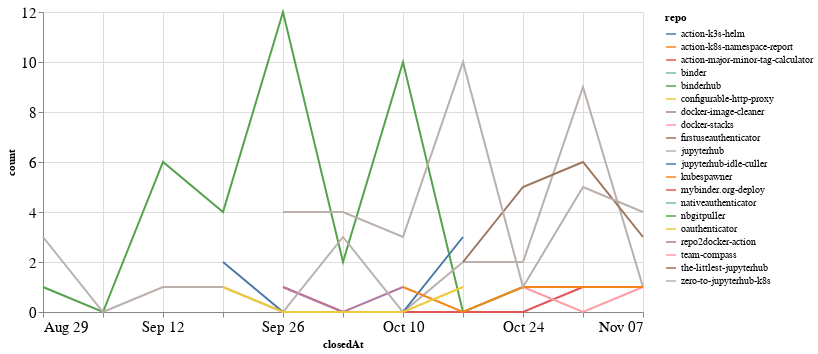

Source (notebook cell):
### Code cell
closed_by_time = closed_by.groupby('repo').resample('W', on='closedAt').count()['author'].reset_index()
closed_by_time = closed_by_time.rename(columns={'author': 'count'})

alt.Chart(closed_by_time, width=600).mark_line().encode(
    x='closedAt',
    y='count',
    color='repo',
    tooltip="repo"
)

### Figure 1 — Vega-Lite specification as saved in the notebook (floating-point values rounded to 4 significant figures)
{"config": {"axisLeft": {"labelFontSize": 15}, "axisBottom": {"labelFontSize": 15}}, "data": {"name": "data-dab6fd4503e15de18671e77ec125d8cd"}, "mark": "line", "encoding": {"color": {"type": "nominal", "field": "repo"}, "tooltip": {"type": "nominal", "field": "repo"}, "x": {"type": "temporal", "field": "closedAt"}, "y": {"type": "quantitative", "field": "count"}}, "width": 600, "$schema": "https://vega.github.io/schema/vega-lite/v4.8.1.json", "datasets": {"data-dab6fd4503e15de18671e77ec125d8cd": [{"repo": "action-k3s-helm", "closedAt": "2021-10-10T00:00:00", "count": 2}, {"repo": "action-k8s-namespace-report", "closedAt": "2021-09-26T00:00:00", "count": 1}, {"repo": "action-major-minor-tag-calculator", "closedAt": "2021-09-26T00:00:00", "count": 1}, {"repo": "action-major-minor-tag-calculator", "closedAt": "2021-10-03T00:00:00", "count": 0}, {"repo": "action-major-minor-tag-calculator", "closedAt": "2021-10-10T00:00:00", "count": 0}, {"repo": "action-major-minor-tag-calculator", "closedAt": "2021-10-17T00:00:00", "count": 0}, {"repo": "action-major-minor-tag-calculator", "closedAt": "2021-10-24T00:00:00", "count": 0}, {"repo": "action-major-minor-tag-calculator", "closedAt": "2021-10-31T00:00:00", "count": 1}, {"repo": "binder", "closedAt": "2021-10-03T00:00:00", "count": 1}, {"repo": "binderhub", "closedAt": "2021-08-29T00:00:00", "count": 1}, {"repo": "binderhub", "closedAt": "2021-09-05T00:00:00", "count": 0}, {"repo": "binderhub", "closedAt": "2021-09-12T00:00:00", "count": 6}, {"repo": "binderhub", "closedAt": "2021-09-19T00:00:00", "count": 4}, {"repo": "binderhub", "closedAt": "2021-09-26T00:00:00", "count": 12}, {"repo": "binderhub", "closedAt": "2021-10-03T00:00:00", "count": 2}, {"repo": "binderhub", "closedAt": "2021-10-10T00:00:00", "count": 10}, {"repo": "binderhub", "closedAt": "2021-10-17T00:00:00", "count": 0}, {"repo": "binderhub", "closedAt": "2021-10-24T00:00:00", "count": 1}, {"repo": "configurable-http-proxy", "closedAt": "2021-09-19T00:00:00", "count": 1}, {"repo": "docker-image-cleaner", "closedAt": "2021-09-26T00:00:00", "count": 1}, {"repo": "docker-image-cleaner", "closedAt": "2021-10-03T00:00:00", "count": 0}, {"repo": "docker-image-cleaner", "closedAt": "2021-10-10T00:00:00", "count": 1}, {"repo": "docker-stacks", "closedAt": "2021-10-24T00:00:00", "count": 1}, {"repo": "docker-stacks", "closedAt": "2021-10-31T00:00:00", "count": 0}, {"repo": "docker-stacks", "closedAt": "2021-11-07T00:00:00", "count": 1}, {"repo": "firstuseauthenticator", "closedAt": "2021-10-31T00:00:00", "count": 4}, {"repo": "jupyterhub", "closedAt": "2021-08-29T00:00:00", "count": 3}, {"repo": "jupyterhub", "closedAt": "2021-09-05T00:00:00", "count": 0}, {"repo": "jupyterhub", "closedAt": "2021-09-12T00:00:00", "count": 1}, {"repo": "jupyterhub", "closedAt": "2021-09-19T00:00:00", "count": 1}, {"repo": "jupyterhub", "closedAt": "2021-09-26T00:00:00", "count": 0}, {"repo": "jupyterhub", "closedAt": "2021-10-03T00:00:00", "count": 3}, {"repo": "jupyterhub", "closedAt": "2021-10-10T00:00:00", "count": 0}, {"repo": "jupyterhub", "closedAt": "2021-10-17T00:00:00", "count": 2}, {"repo": "jupyterhub", "closedAt": "2021-10-24T00:00:00", "count": 2}, {"repo": "jupyterhub", "closedAt": "2021-10-31T00:00:00", "count": 9}, {"repo": "jupyterhub", "closedAt": "2021-11-07T00:00:00", "count": 1}, {"repo": "jupyterhub-idle-culler", "closedAt": "2021-09-19T00:00:00", "count": 2}, {"repo": "jupyterhub-idle-culler", "closedAt": "2021-09-26T00:00:00", "count": 0}, {"repo": "jupyterhub-idle-culler", "closedAt": "2021-10-03T00:00:00", "count": 0}, {"repo": "jupyterhub-idle-culler", "closedAt": "2021-10-10T00:00:00", "count": 0}, {"repo": "jupyterhub-idle-culler", "closedAt": "2021-10-17T00:00:00", "count": 3}, {"repo": "kubespawner", "closedAt": "2021-10-10T00:00:00", "count": 1}, {"repo": "kubespawner", "closedAt": "2021-10-17T00:00:00", "count": 0}, {"repo": "kubespawner", "closedAt": "2021-10-24T00:00:00", "count": 1}, {"repo": "kubespawner", "closedAt": "2021-10-31T00:00:00", "count": 1}, {"repo": "kubespawner", "closedAt": "2021-11-07T00:00:00", "count": 1}, {"repo": "mybinder.org-deploy", "closedAt": "2021-10-17T00:00:00", "count": 1}, {"repo": "nativeauthenticator", "closedAt": "2021-11-07T00:00:00", "count": 1}, {"repo": "nbgitpuller", "closedAt": "2021-11-07T00:00:00", "count": 1}, {"repo": "oauthenticator", "closedAt": "2021-09-19T00:00:00", "count": 1}, {"repo": "oauthenticator", "closedAt": "2021-09-26T00:00:00", "count": 0}, {"repo": "oauthenticator", "closedAt": "2021-10-03T00:00:00", "count": 0}, {"repo": "oauthenticator", "closedAt": "2021-10-10T00:00:00", "count": 0}, {"repo": "oauthenticator", "closedAt": "2021-10-17T00:00:00", "count": 1}, {"repo": "repo2docker-action", "closedAt": "2021-11-07T00:00:00", "count": 1}, {"repo": "team-compass", "closedAt": "2021-10-03T00:00:00", "count": 1}, {"repo": "the-littlest-jupyterhub", "closedAt": "2021-10-17T00:00:00", "count": 2}, {"repo": "the-littlest-jupyterhub", "closedAt": "2021-10-24T00:00:00", "count": 5}, {"repo": "the-littlest-jupyterhub", "closedAt": "2021-10-31T00:00:00", "count": 6}, {"repo": "the-littlest-jupyterhub", "closedAt": "2021-11-07T00:00:00", "count": 3}, {"repo": "zero-to-jupyterhub-k8s", "closedAt": "2021-09-26T00:00:00", "count": 4}, {"repo": "zero-to-jupyterhub-k8s", "closedAt": "2021-10-03T00:00:00", "count": 4}, {"repo": "zero-to-jupyterhub-k8s", "closedAt": "2021-10-10T00:00:00", "count": 3}, {"repo": "zero-to-jupyterhub-k8s", "closedAt": "2021-10-17T00:00:00", "count": 10}, {"repo": "zero-to-jupyterhub-k8s", "closedAt": "2021-10-24T00:00:00", "count": 1}, {"repo": "zero-to-jupyterhub-k8s", "closedAt": "2021-10-31T00:00:00", "count": 5}, {"repo": "zero-to-jupyterhub-k8s", "closedAt": "2021-11-07T00:00:00", "count": 4}]}}
